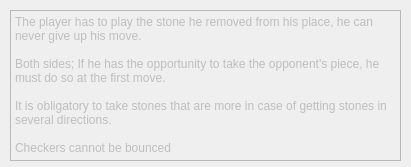
<?xml version="1.0" encoding="UTF-8"?>
<ui version="4.0">
 <class>help</class>
 <widget class="QDialog" name="help">
  <property name="geometry">
   <rect>
    <x>0</x>
    <y>0</y>
    <width>411</width>
    <height>167</height>
   </rect>
  </property>
  <property name="windowTitle">
   <string>Help</string>
  </property>
  <widget class="QPlainTextEdit" name="plainTextEdit">
   <property name="enabled">
    <bool>false</bool>
   </property>
   <property name="geometry">
    <rect>
     <x>10</x>
     <y>10</y>
     <width>391</width>
     <height>151</height>
    </rect>
   </property>
   <property name="plainText">
    <string>The player has to play the stone he removed from his place, he can never give up his move.

Both sides; If he has the opportunity to take the opponent's piece, he must do so at the first move.

It is obligatory to take stones that are more in case of getting stones in several directions.

Checkers cannot be bounced</string>
   </property>
  </widget>
 </widget>
 <resources/>
 <connections/>
</ui>
